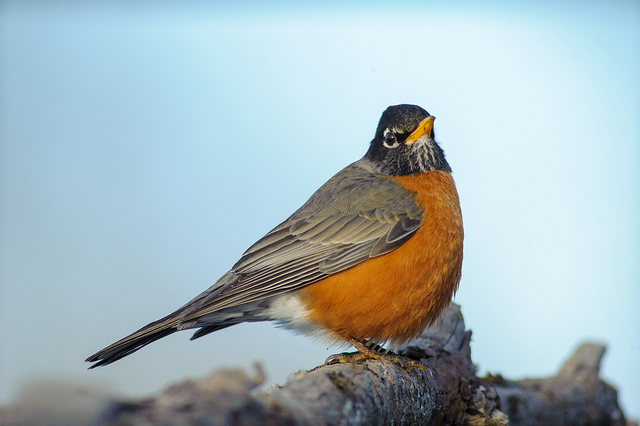
#> input picture images/bird.jpg, 640 x 426 px
$ python 3_flipping.py --image ../images/bird.jpg
#> lines starting #> are read from the running program, lines starting #| are printed output that depends on the picture
import argparse
import numpy as np
import cv2

ap = argparse.ArgumentParser()
ap.add_argument("-i", "--image", required=True, help='Path to the image')
args = vars(ap.parse_args())

image = cv2.imread(args['image'])
#> image is the input picture: shape (426, 640, 3); mean B, G, R 188.8, 183.9, 166.6
cv2.imshow("Original", image)

flipped = cv2.flip(image, 1)
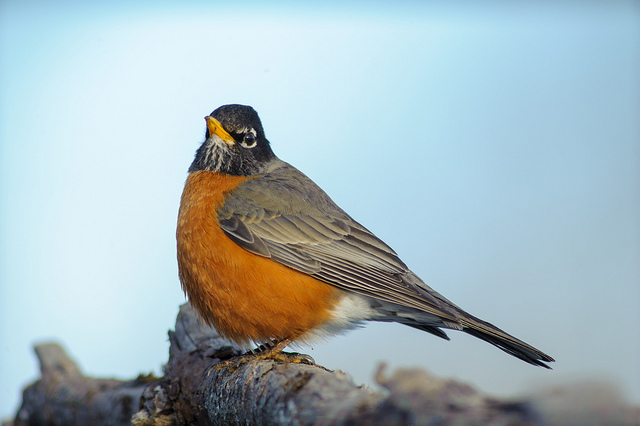
#> flipped: shape (426, 640, 3); mean B, G, R 188.8, 183.9, 166.6
cv2.imshow("Horizontally", flipped)

flipped = cv2.flip(image, 0)
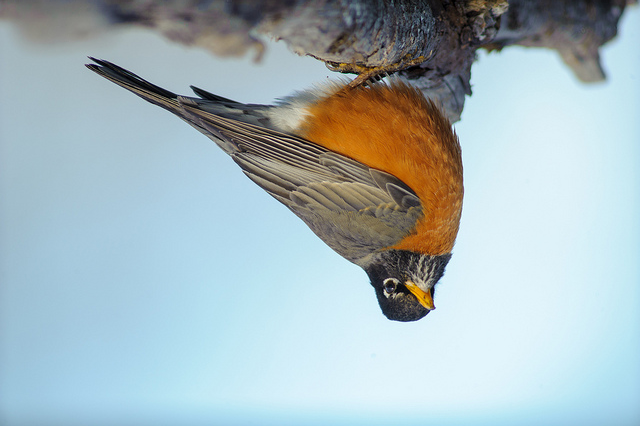
#> flipped: shape (426, 640, 3); mean B, G, R 188.8, 183.9, 166.6
cv2.imshow("Vertically", flipped)

flipped = cv2.flip(image, -1)
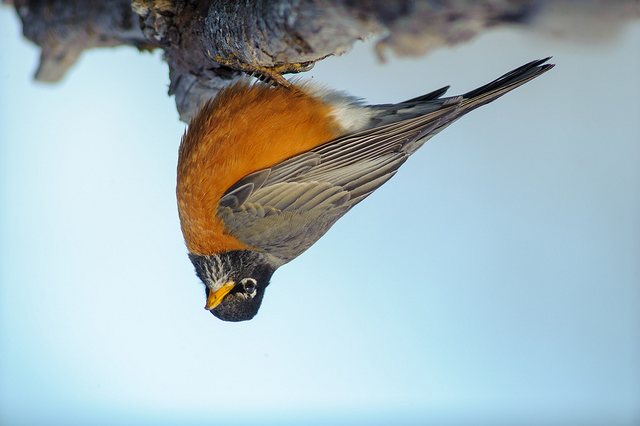
#> flipped: shape (426, 640, 3); mean B, G, R 188.8, 183.9, 166.6
cv2.imshow("Horizontally & Vertically", flipped)

cv2.waitKey(0)

$ run again, on images/beach.png
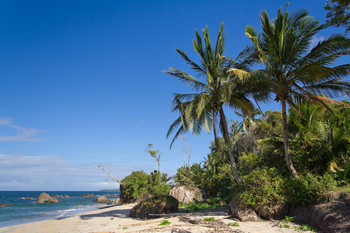
#> input picture images/beach.png, 350 x 233 px
#> image is the input picture: shape (233, 350, 3); mean B, G, R 136, 110.4, 78.6
#> `flipped = cv2.flip(image, 0)`:
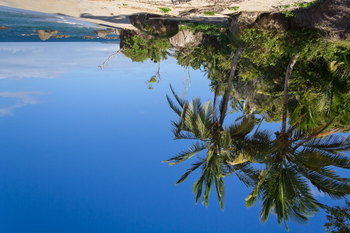
#> flipped: shape (233, 350, 3); mean B, G, R 136, 110.4, 78.6
#> `flipped = cv2.flip(image, -1)`:
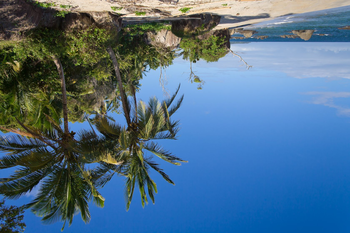
#> flipped: shape (233, 350, 3); mean B, G, R 136, 110.4, 78.6
